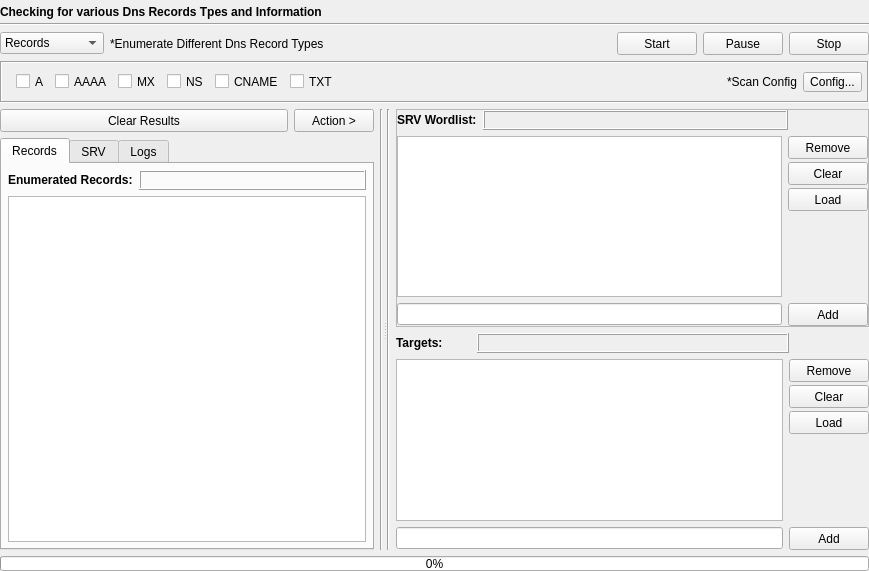
<?xml version="1.0" encoding="UTF-8"?>
<ui version="4.0">
 <class>Dns</class>
 <widget class="QWidget" name="Dns">
  <property name="geometry">
   <rect>
    <x>0</x>
    <y>0</y>
    <width>869</width>
    <height>571</height>
   </rect>
  </property>
  <property name="windowTitle">
   <string>Form</string>
  </property>
  <property name="styleSheet">
   <string notr="true"/>
  </property>
  <layout class="QVBoxLayout" name="verticalLayout_12">
   <property name="spacing">
    <number>6</number>
   </property>
   <property name="leftMargin">
    <number>0</number>
   </property>
   <property name="topMargin">
    <number>5</number>
   </property>
   <property name="rightMargin">
    <number>0</number>
   </property>
   <property name="bottomMargin">
    <number>0</number>
   </property>
   <item>
    <layout class="QVBoxLayout" name="verticalLayout_2">
     <property name="spacing">
      <number>4</number>
     </property>
     <item>
      <widget class="QLabel" name="label">
       <property name="sizePolicy">
        <sizepolicy hsizetype="Preferred" vsizetype="Maximum">
         <horstretch>0</horstretch>
         <verstretch>0</verstretch>
        </sizepolicy>
       </property>
       <property name="font">
        <font>
         <weight>75</weight>
         <bold>true</bold>
        </font>
       </property>
       <property name="text">
        <string>Checking for various Dns Records Tpes and Information</string>
       </property>
      </widget>
     </item>
     <item>
      <widget class="Line" name="line">
       <property name="orientation">
        <enum>Qt::Horizontal</enum>
       </property>
      </widget>
     </item>
    </layout>
   </item>
   <item>
    <layout class="QVBoxLayout" name="verticalLayout">
     <item>
      <layout class="QHBoxLayout" name="horizontalLayout_9">
       <item>
        <widget class="QComboBox" name="comboBox_option">
         <property name="sizePolicy">
          <sizepolicy hsizetype="Fixed" vsizetype="Fixed">
           <horstretch>0</horstretch>
           <verstretch>0</verstretch>
          </sizepolicy>
         </property>
         <property name="minimumSize">
          <size>
           <width>90</width>
           <height>22</height>
          </size>
         </property>
         <property name="styleSheet">
          <string notr="true"/>
         </property>
         <item>
          <property name="text">
           <string>Records</string>
          </property>
         </item>
         <item>
          <property name="text">
           <string>SRV Records</string>
          </property>
         </item>
        </widget>
       </item>
       <item>
        <widget class="QLabel" name="label_2">
         <property name="text">
          <string>*Enumerate Different Dns Record Types</string>
         </property>
        </widget>
       </item>
       <item>
        <spacer name="horizontalSpacer_2">
         <property name="orientation">
          <enum>Qt::Horizontal</enum>
         </property>
         <property name="sizeHint" stdset="0">
          <size>
           <width>40</width>
           <height>20</height>
          </size>
         </property>
        </spacer>
       </item>
       <item>
        <widget class="QPushButton" name="pushButton_start">
         <property name="sizePolicy">
          <sizepolicy hsizetype="Fixed" vsizetype="Fixed">
           <horstretch>0</horstretch>
           <verstretch>0</verstretch>
          </sizepolicy>
         </property>
         <property name="minimumSize">
          <size>
           <width>75</width>
           <height>23</height>
          </size>
         </property>
         <property name="styleSheet">
          <string notr="true"/>
         </property>
         <property name="text">
          <string>Start</string>
         </property>
        </widget>
       </item>
       <item>
        <widget class="QPushButton" name="pushButton_pause">
         <property name="sizePolicy">
          <sizepolicy hsizetype="Fixed" vsizetype="Fixed">
           <horstretch>0</horstretch>
           <verstretch>0</verstretch>
          </sizepolicy>
         </property>
         <property name="minimumSize">
          <size>
           <width>75</width>
           <height>23</height>
          </size>
         </property>
         <property name="styleSheet">
          <string notr="true"/>
         </property>
         <property name="text">
          <string>Pause</string>
         </property>
        </widget>
       </item>
       <item>
        <widget class="QPushButton" name="pushButton_stop">
         <property name="sizePolicy">
          <sizepolicy hsizetype="Fixed" vsizetype="Fixed">
           <horstretch>0</horstretch>
           <verstretch>0</verstretch>
          </sizepolicy>
         </property>
         <property name="minimumSize">
          <size>
           <width>75</width>
           <height>23</height>
          </size>
         </property>
         <property name="styleSheet">
          <string notr="true"/>
         </property>
         <property name="text">
          <string>Stop</string>
         </property>
        </widget>
       </item>
      </layout>
     </item>
    </layout>
   </item>
   <item>
    <layout class="QVBoxLayout" name="verticalLayout_4">
     <item>
      <widget class="QFrame" name="frame">
       <property name="sizePolicy">
        <sizepolicy hsizetype="Preferred" vsizetype="Maximum">
         <horstretch>0</horstretch>
         <verstretch>0</verstretch>
        </sizepolicy>
       </property>
       <property name="minimumSize">
        <size>
         <width>0</width>
         <height>42</height>
        </size>
       </property>
       <property name="maximumSize">
        <size>
         <width>16777215</width>
         <height>42</height>
        </size>
       </property>
       <property name="styleSheet">
        <string notr="true"/>
       </property>
       <property name="frameShape">
        <enum>QFrame::Box</enum>
       </property>
       <property name="frameShadow">
        <enum>QFrame::Sunken</enum>
       </property>
       <layout class="QHBoxLayout" name="horizontalLayout_5">
        <property name="leftMargin">
         <number>5</number>
        </property>
        <property name="rightMargin">
         <number>5</number>
        </property>
        <item>
         <widget class="QFrame" name="frame_records">
          <property name="sizePolicy">
           <sizepolicy hsizetype="Preferred" vsizetype="Maximum">
            <horstretch>0</horstretch>
            <verstretch>0</verstretch>
           </sizepolicy>
          </property>
          <property name="maximumSize">
           <size>
            <width>16777215</width>
            <height>27</height>
           </size>
          </property>
          <property name="frameShape">
           <enum>QFrame::NoFrame</enum>
          </property>
          <property name="frameShadow">
           <enum>QFrame::Sunken</enum>
          </property>
          <layout class="QHBoxLayout" name="horizontalLayout_4">
           <property name="topMargin">
            <number>1</number>
           </property>
           <property name="rightMargin">
            <number>5</number>
           </property>
           <property name="bottomMargin">
            <number>1</number>
           </property>
           <item>
            <widget class="QCheckBox" name="checkBox_A">
             <property name="maximumSize">
              <size>
               <width>16777215</width>
               <height>15</height>
              </size>
             </property>
             <property name="text">
              <string>A</string>
             </property>
            </widget>
           </item>
           <item>
            <widget class="QCheckBox" name="checkBox_AAAA">
             <property name="maximumSize">
              <size>
               <width>16777215</width>
               <height>15</height>
              </size>
             </property>
             <property name="text">
              <string>AAAA</string>
             </property>
            </widget>
           </item>
           <item>
            <widget class="QCheckBox" name="checkBox_MX">
             <property name="maximumSize">
              <size>
               <width>16777215</width>
               <height>15</height>
              </size>
             </property>
             <property name="font">
              <font>
               <weight>50</weight>
               <bold>false</bold>
              </font>
             </property>
             <property name="text">
              <string>MX</string>
             </property>
            </widget>
           </item>
           <item>
            <widget class="QCheckBox" name="checkBox_NS">
             <property name="maximumSize">
              <size>
               <width>16777215</width>
               <height>15</height>
              </size>
             </property>
             <property name="font">
              <font>
               <weight>50</weight>
               <bold>false</bold>
              </font>
             </property>
             <property name="text">
              <string>NS</string>
             </property>
            </widget>
           </item>
           <item>
            <widget class="QCheckBox" name="checkBox_CNAME">
             <property name="maximumSize">
              <size>
               <width>16777215</width>
               <height>15</height>
              </size>
             </property>
             <property name="font">
              <font>
               <weight>50</weight>
               <bold>false</bold>
              </font>
             </property>
             <property name="text">
              <string>CNAME</string>
             </property>
            </widget>
           </item>
           <item>
            <widget class="QCheckBox" name="checkBox_TXT">
             <property name="maximumSize">
              <size>
               <width>16777215</width>
               <height>15</height>
              </size>
             </property>
             <property name="font">
              <font>
               <weight>50</weight>
               <bold>false</bold>
              </font>
             </property>
             <property name="text">
              <string>TXT</string>
             </property>
            </widget>
           </item>
          </layout>
         </widget>
        </item>
        <item>
         <spacer name="horizontalSpacer">
          <property name="orientation">
           <enum>Qt::Horizontal</enum>
          </property>
          <property name="sizeHint" stdset="0">
           <size>
            <width>159</width>
            <height>13</height>
           </size>
          </property>
         </spacer>
        </item>
        <item>
         <widget class="QLabel" name="label_4">
          <property name="text">
           <string>*Scan Config</string>
          </property>
         </widget>
        </item>
        <item>
         <widget class="QToolButton" name="toolButton">
          <property name="styleSheet">
           <string notr="true"/>
          </property>
          <property name="text">
           <string>Config...</string>
          </property>
         </widget>
        </item>
       </layout>
      </widget>
     </item>
    </layout>
   </item>
   <item>
    <widget class="QSplitter" name="splitter">
     <property name="orientation">
      <enum>Qt::Horizontal</enum>
     </property>
     <widget class="QWidget" name="layoutWidget_3">
      <layout class="QHBoxLayout" name="horizontalLayout_8">
       <item>
        <layout class="QVBoxLayout" name="verticalLayout_9">
         <property name="spacing">
          <number>6</number>
         </property>
         <item>
          <layout class="QHBoxLayout" name="horizontalLayout_7">
           <item>
            <widget class="QPushButton" name="pushButton_clearResults">
             <property name="sizePolicy">
              <sizepolicy hsizetype="Preferred" vsizetype="Fixed">
               <horstretch>0</horstretch>
               <verstretch>0</verstretch>
              </sizepolicy>
             </property>
             <property name="minimumSize">
              <size>
               <width>0</width>
               <height>23</height>
              </size>
             </property>
             <property name="mouseTracking">
              <bool>false</bool>
             </property>
             <property name="focusPolicy">
              <enum>Qt::StrongFocus</enum>
             </property>
             <property name="styleSheet">
              <string notr="true"/>
             </property>
             <property name="text">
              <string>Clear Results</string>
             </property>
            </widget>
           </item>
           <item>
            <widget class="QPushButton" name="pushButton_action">
             <property name="sizePolicy">
              <sizepolicy hsizetype="Fixed" vsizetype="Fixed">
               <horstretch>0</horstretch>
               <verstretch>0</verstretch>
              </sizepolicy>
             </property>
             <property name="minimumSize">
              <size>
               <width>75</width>
               <height>23</height>
              </size>
             </property>
             <property name="font">
              <font>
               <weight>50</weight>
               <bold>false</bold>
              </font>
             </property>
             <property name="styleSheet">
              <string notr="true"/>
             </property>
             <property name="text">
              <string>Action &gt;</string>
             </property>
            </widget>
           </item>
          </layout>
         </item>
         <item>
          <widget class="QTabWidget" name="tabWidget_results">
           <property name="styleSheet">
            <string notr="true"/>
           </property>
           <property name="currentIndex">
            <number>0</number>
           </property>
           <widget class="QWidget" name="tab_results">
            <attribute name="title">
             <string>Records</string>
            </attribute>
            <layout class="QVBoxLayout" name="verticalLayout_7">
             <property name="leftMargin">
              <number>6</number>
             </property>
             <property name="topMargin">
              <number>6</number>
             </property>
             <property name="rightMargin">
              <number>6</number>
             </property>
             <property name="bottomMargin">
              <number>6</number>
             </property>
             <item>
              <layout class="QHBoxLayout" name="horizontalLayout_6">
               <item>
                <widget class="QLabel" name="label_5">
                 <property name="sizePolicy">
                  <sizepolicy hsizetype="Maximum" vsizetype="Maximum">
                   <horstretch>0</horstretch>
                   <verstretch>0</verstretch>
                  </sizepolicy>
                 </property>
                 <property name="font">
                  <font>
                   <weight>75</weight>
                   <bold>true</bold>
                  </font>
                 </property>
                 <property name="text">
                  <string>Enumerated Records:</string>
                 </property>
                </widget>
               </item>
               <item>
                <widget class="QLabel" name="label_resultsCount">
                 <property name="sizePolicy">
                  <sizepolicy hsizetype="Preferred" vsizetype="Fixed">
                   <horstretch>0</horstretch>
                   <verstretch>0</verstretch>
                  </sizepolicy>
                 </property>
                 <property name="minimumSize">
                  <size>
                   <width>0</width>
                   <height>20</height>
                  </size>
                 </property>
                 <property name="maximumSize">
                  <size>
                   <width>16777215</width>
                   <height>20</height>
                  </size>
                 </property>
                 <property name="styleSheet">
                  <string notr="true"/>
                 </property>
                 <property name="frameShape">
                  <enum>QFrame::Box</enum>
                 </property>
                 <property name="frameShadow">
                  <enum>QFrame::Raised</enum>
                 </property>
                 <property name="text">
                  <string/>
                 </property>
                </widget>
               </item>
              </layout>
             </item>
             <item>
              <widget class="QTreeView" name="treeView_results">
               <property name="contextMenuPolicy">
                <enum>Qt::CustomContextMenu</enum>
               </property>
               <property name="styleSheet">
                <string notr="true"/>
               </property>
               <property name="editTriggers">
                <set>QAbstractItemView::NoEditTriggers</set>
               </property>
               <property name="showDropIndicator" stdset="0">
                <bool>false</bool>
               </property>
               <property name="selectionMode">
                <enum>QAbstractItemView::ExtendedSelection</enum>
               </property>
               <property name="selectionBehavior">
                <enum>QAbstractItemView::SelectItems</enum>
               </property>
               <property name="verticalScrollMode">
                <enum>QAbstractItemView::ScrollPerPixel</enum>
               </property>
               <property name="indentation">
                <number>15</number>
               </property>
               <property name="uniformRowHeights">
                <bool>true</bool>
               </property>
               <attribute name="headerVisible">
                <bool>false</bool>
               </attribute>
              </widget>
             </item>
            </layout>
           </widget>
           <widget class="QWidget" name="tab_srv">
            <attribute name="title">
             <string>SRV</string>
            </attribute>
            <layout class="QVBoxLayout" name="verticalLayout_13">
             <property name="leftMargin">
              <number>6</number>
             </property>
             <property name="topMargin">
              <number>6</number>
             </property>
             <property name="rightMargin">
              <number>6</number>
             </property>
             <property name="bottomMargin">
              <number>6</number>
             </property>
             <item>
              <layout class="QHBoxLayout" name="horizontalLayout_14">
               <item>
                <widget class="QLabel" name="label_7">
                 <property name="sizePolicy">
                  <sizepolicy hsizetype="Maximum" vsizetype="Preferred">
                   <horstretch>0</horstretch>
                   <verstretch>0</verstretch>
                  </sizepolicy>
                 </property>
                 <property name="font">
                  <font>
                   <weight>75</weight>
                   <bold>true</bold>
                  </font>
                 </property>
                 <property name="text">
                  <string>SRV Records:</string>
                 </property>
                </widget>
               </item>
               <item>
                <widget class="QLabel" name="label_srvResultsCount">
                 <property name="minimumSize">
                  <size>
                   <width>0</width>
                   <height>20</height>
                  </size>
                 </property>
                 <property name="styleSheet">
                  <string notr="true"/>
                 </property>
                 <property name="frameShape">
                  <enum>QFrame::Box</enum>
                 </property>
                 <property name="frameShadow">
                  <enum>QFrame::Raised</enum>
                 </property>
                 <property name="text">
                  <string/>
                 </property>
                </widget>
               </item>
              </layout>
             </item>
             <item>
              <widget class="QTableView" name="tableView_srv">
               <property name="font">
                <font>
                 <family>MS Shell Dlg 2</family>
                 <pointsize>8</pointsize>
                </font>
               </property>
               <property name="styleSheet">
                <string notr="true"/>
               </property>
               <property name="editTriggers">
                <set>QAbstractItemView::NoEditTriggers</set>
               </property>
               <property name="showDropIndicator" stdset="0">
                <bool>false</bool>
               </property>
               <property name="dragDropOverwriteMode">
                <bool>false</bool>
               </property>
               <property name="verticalScrollMode">
                <enum>QAbstractItemView::ScrollPerPixel</enum>
               </property>
               <property name="horizontalScrollMode">
                <enum>QAbstractItemView::ScrollPerPixel</enum>
               </property>
               <property name="showGrid">
                <bool>false</bool>
               </property>
               <property name="sortingEnabled">
                <bool>true</bool>
               </property>
               <property name="cornerButtonEnabled">
                <bool>false</bool>
               </property>
               <attribute name="horizontalHeaderCascadingSectionResizes">
                <bool>true</bool>
               </attribute>
               <attribute name="horizontalHeaderMinimumSectionSize">
                <number>180</number>
               </attribute>
               <attribute name="horizontalHeaderDefaultSectionSize">
                <number>180</number>
               </attribute>
               <attribute name="horizontalHeaderShowSortIndicator" stdset="0">
                <bool>true</bool>
               </attribute>
               <attribute name="horizontalHeaderStretchLastSection">
                <bool>true</bool>
               </attribute>
               <attribute name="verticalHeaderVisible">
                <bool>false</bool>
               </attribute>
               <attribute name="verticalHeaderMinimumSectionSize">
                <number>15</number>
               </attribute>
               <attribute name="verticalHeaderDefaultSectionSize">
                <number>15</number>
               </attribute>
               <attribute name="verticalHeaderHighlightSections">
                <bool>false</bool>
               </attribute>
              </widget>
             </item>
            </layout>
           </widget>
           <widget class="QWidget" name="tab_logs">
            <attribute name="title">
             <string>Logs</string>
            </attribute>
            <layout class="QVBoxLayout" name="verticalLayout_8">
             <property name="leftMargin">
              <number>0</number>
             </property>
             <property name="topMargin">
              <number>0</number>
             </property>
             <property name="rightMargin">
              <number>0</number>
             </property>
             <property name="bottomMargin">
              <number>0</number>
             </property>
             <item>
              <widget class="QListWidget" name="listWidget_logs">
               <property name="font">
                <font>
                 <family>MS Shell Dlg 2</family>
                 <pointsize>8</pointsize>
                </font>
               </property>
               <property name="styleSheet">
                <string notr="true"/>
               </property>
              </widget>
             </item>
            </layout>
           </widget>
          </widget>
         </item>
        </layout>
       </item>
       <item>
        <widget class="Line" name="line_5">
         <property name="styleSheet">
          <string notr="true"/>
         </property>
         <property name="orientation">
          <enum>Qt::Vertical</enum>
         </property>
        </widget>
       </item>
      </layout>
     </widget>
     <widget class="QWidget" name="layoutWidget">
      <layout class="QHBoxLayout" name="horizontalLayout_13">
       <item>
        <widget class="Line" name="line_3">
         <property name="styleSheet">
          <string notr="true"/>
         </property>
         <property name="orientation">
          <enum>Qt::Vertical</enum>
         </property>
        </widget>
       </item>
       <item>
        <layout class="QVBoxLayout" name="verticalLayout_11">
         <item>
          <widget class="QFrame" name="frame_srvWordlist">
           <property name="styleSheet">
            <string notr="true"/>
           </property>
           <property name="frameShape">
            <enum>QFrame::StyledPanel</enum>
           </property>
           <property name="frameShadow">
            <enum>QFrame::Raised</enum>
           </property>
           <layout class="QVBoxLayout" name="verticalLayout_10">
            <property name="spacing">
             <number>6</number>
            </property>
            <property name="leftMargin">
             <number>0</number>
            </property>
            <property name="topMargin">
             <number>0</number>
            </property>
            <property name="rightMargin">
             <number>0</number>
            </property>
            <property name="bottomMargin">
             <number>0</number>
            </property>
            <item>
             <layout class="QHBoxLayout" name="horizontalLayout_11">
              <item>
               <widget class="QLabel" name="label_3">
                <property name="sizePolicy">
                 <sizepolicy hsizetype="Maximum" vsizetype="Preferred">
                  <horstretch>0</horstretch>
                  <verstretch>0</verstretch>
                 </sizepolicy>
                </property>
                <property name="font">
                 <font>
                  <weight>75</weight>
                  <bold>true</bold>
                 </font>
                </property>
                <property name="text">
                 <string>SRV Wordlist:</string>
                </property>
               </widget>
              </item>
              <item>
               <widget class="QLabel" name="label_srvWordlistCount">
                <property name="sizePolicy">
                 <sizepolicy hsizetype="Preferred" vsizetype="Preferred">
                  <horstretch>0</horstretch>
                  <verstretch>0</verstretch>
                 </sizepolicy>
                </property>
                <property name="minimumSize">
                 <size>
                  <width>0</width>
                  <height>0</height>
                 </size>
                </property>
                <property name="styleSheet">
                 <string notr="true"/>
                </property>
                <property name="frameShape">
                 <enum>QFrame::Box</enum>
                </property>
                <property name="frameShadow">
                 <enum>QFrame::Raised</enum>
                </property>
                <property name="text">
                 <string/>
                </property>
               </widget>
              </item>
              <item>
               <spacer name="horizontalSpacer_4">
                <property name="orientation">
                 <enum>Qt::Horizontal</enum>
                </property>
                <property name="sizeType">
                 <enum>QSizePolicy::Fixed</enum>
                </property>
                <property name="sizeHint" stdset="0">
                 <size>
                  <width>80</width>
                  <height>20</height>
                 </size>
                </property>
               </spacer>
              </item>
             </layout>
            </item>
            <item>
             <layout class="QHBoxLayout" name="horizontalLayout_12">
              <item>
               <widget class="QListWidget" name="listWidget_srvWordlist">
                <property name="styleSheet">
                 <string notr="true"/>
                </property>
                <property name="editTriggers">
                 <set>QAbstractItemView::DoubleClicked</set>
                </property>
                <property name="showDropIndicator" stdset="0">
                 <bool>false</bool>
                </property>
                <property name="selectionMode">
                 <enum>QAbstractItemView::ExtendedSelection</enum>
                </property>
                <property name="verticalScrollMode">
                 <enum>QAbstractItemView::ScrollPerPixel</enum>
                </property>
                <property name="horizontalScrollMode">
                 <enum>QAbstractItemView::ScrollPerPixel</enum>
                </property>
               </widget>
              </item>
              <item>
               <layout class="QVBoxLayout" name="verticalLayout_6">
                <property name="spacing">
                 <number>3</number>
                </property>
                <item>
                 <widget class="QPushButton" name="pushButton_removeSrvWordlist">
                  <property name="sizePolicy">
                   <sizepolicy hsizetype="Fixed" vsizetype="Fixed">
                    <horstretch>0</horstretch>
                    <verstretch>0</verstretch>
                   </sizepolicy>
                  </property>
                  <property name="minimumSize">
                   <size>
                    <width>75</width>
                    <height>23</height>
                   </size>
                  </property>
                  <property name="styleSheet">
                   <string notr="true"/>
                  </property>
                  <property name="text">
                   <string>Remove</string>
                  </property>
                 </widget>
                </item>
                <item>
                 <widget class="QPushButton" name="pushButton_clearSrvWordlist">
                  <property name="sizePolicy">
                   <sizepolicy hsizetype="Fixed" vsizetype="Fixed">
                    <horstretch>0</horstretch>
                    <verstretch>0</verstretch>
                   </sizepolicy>
                  </property>
                  <property name="minimumSize">
                   <size>
                    <width>75</width>
                    <height>23</height>
                   </size>
                  </property>
                  <property name="styleSheet">
                   <string notr="true"/>
                  </property>
                  <property name="text">
                   <string>Clear</string>
                  </property>
                 </widget>
                </item>
                <item>
                 <widget class="QPushButton" name="pushButton_loadSrvWordlist">
                  <property name="sizePolicy">
                   <sizepolicy hsizetype="Fixed" vsizetype="Fixed">
                    <horstretch>0</horstretch>
                    <verstretch>0</verstretch>
                   </sizepolicy>
                  </property>
                  <property name="minimumSize">
                   <size>
                    <width>75</width>
                    <height>23</height>
                   </size>
                  </property>
                  <property name="styleSheet">
                   <string notr="true"/>
                  </property>
                  <property name="text">
                   <string>Load</string>
                  </property>
                 </widget>
                </item>
                <item>
                 <spacer name="verticalSpacer">
                  <property name="orientation">
                   <enum>Qt::Vertical</enum>
                  </property>
                  <property name="sizeHint" stdset="0">
                   <size>
                    <width>20</width>
                    <height>40</height>
                   </size>
                  </property>
                 </spacer>
                </item>
               </layout>
              </item>
             </layout>
            </item>
            <item>
             <layout class="QHBoxLayout" name="horizontalLayout_10">
              <item>
               <widget class="QLineEdit" name="lineEdit_srvWordlist">
                <property name="styleSheet">
                 <string notr="true"/>
                </property>
               </widget>
              </item>
              <item>
               <widget class="QPushButton" name="pushButton_addSrvWordlist">
                <property name="sizePolicy">
                 <sizepolicy hsizetype="Fixed" vsizetype="Fixed">
                  <horstretch>0</horstretch>
                  <verstretch>0</verstretch>
                 </sizepolicy>
                </property>
                <property name="minimumSize">
                 <size>
                  <width>75</width>
                  <height>23</height>
                 </size>
                </property>
                <property name="styleSheet">
                 <string notr="true"/>
                </property>
                <property name="text">
                 <string>Add</string>
                </property>
               </widget>
              </item>
             </layout>
            </item>
           </layout>
          </widget>
         </item>
         <item>
          <widget class="QFrame" name="frame_targets">
           <property name="styleSheet">
            <string notr="true"/>
           </property>
           <layout class="QVBoxLayout" name="verticalLayout_5">
            <property name="spacing">
             <number>6</number>
            </property>
            <property name="leftMargin">
             <number>0</number>
            </property>
            <property name="topMargin">
             <number>0</number>
            </property>
            <property name="rightMargin">
             <number>0</number>
            </property>
            <property name="bottomMargin">
             <number>0</number>
            </property>
            <item>
             <layout class="QHBoxLayout" name="horizontalLayout">
              <item>
               <widget class="QLabel" name="label_6">
                <property name="sizePolicy">
                 <sizepolicy hsizetype="Maximum" vsizetype="Preferred">
                  <horstretch>0</horstretch>
                  <verstretch>0</verstretch>
                 </sizepolicy>
                </property>
                <property name="minimumSize">
                 <size>
                  <width>75</width>
                  <height>0</height>
                 </size>
                </property>
                <property name="font">
                 <font>
                  <weight>75</weight>
                  <bold>true</bold>
                 </font>
                </property>
                <property name="text">
                 <string>Targets: </string>
                </property>
               </widget>
              </item>
              <item>
               <widget class="QLabel" name="label_targetsCount">
                <property name="sizePolicy">
                 <sizepolicy hsizetype="Preferred" vsizetype="Maximum">
                  <horstretch>0</horstretch>
                  <verstretch>0</verstretch>
                 </sizepolicy>
                </property>
                <property name="minimumSize">
                 <size>
                  <width>0</width>
                  <height>20</height>
                 </size>
                </property>
                <property name="maximumSize">
                 <size>
                  <width>16777215</width>
                  <height>20</height>
                 </size>
                </property>
                <property name="font">
                 <font>
                  <weight>75</weight>
                  <bold>true</bold>
                 </font>
                </property>
                <property name="styleSheet">
                 <string notr="true"/>
                </property>
                <property name="frameShape">
                 <enum>QFrame::Box</enum>
                </property>
                <property name="frameShadow">
                 <enum>QFrame::Raised</enum>
                </property>
                <property name="text">
                 <string/>
                </property>
               </widget>
              </item>
              <item>
               <spacer name="horizontalSpacer_3">
                <property name="orientation">
                 <enum>Qt::Horizontal</enum>
                </property>
                <property name="sizeType">
                 <enum>QSizePolicy::Fixed</enum>
                </property>
                <property name="sizeHint" stdset="0">
                 <size>
                  <width>80</width>
                  <height>20</height>
                 </size>
                </property>
               </spacer>
              </item>
             </layout>
            </item>
            <item>
             <layout class="QHBoxLayout" name="horizontalLayout_3">
              <item>
               <widget class="QListWidget" name="listWidget_targets">
                <property name="font">
                 <font>
                  <family>MS Shell Dlg 2</family>
                  <pointsize>8</pointsize>
                 </font>
                </property>
                <property name="styleSheet">
                 <string notr="true"/>
                </property>
                <property name="editTriggers">
                 <set>QAbstractItemView::DoubleClicked</set>
                </property>
                <property name="selectionMode">
                 <enum>QAbstractItemView::ExtendedSelection</enum>
                </property>
                <property name="verticalScrollMode">
                 <enum>QAbstractItemView::ScrollPerPixel</enum>
                </property>
                <property name="horizontalScrollMode">
                 <enum>QAbstractItemView::ScrollPerPixel</enum>
                </property>
                <property name="selectionRectVisible">
                 <bool>true</bool>
                </property>
                <property name="sortingEnabled">
                 <bool>false</bool>
                </property>
               </widget>
              </item>
              <item>
               <layout class="QVBoxLayout" name="verticalLayout_3">
                <property name="spacing">
                 <number>3</number>
                </property>
                <item>
                 <widget class="QPushButton" name="pushButton_removeTargets">
                  <property name="sizePolicy">
                   <sizepolicy hsizetype="Fixed" vsizetype="Fixed">
                    <horstretch>0</horstretch>
                    <verstretch>0</verstretch>
                   </sizepolicy>
                  </property>
                  <property name="minimumSize">
                   <size>
                    <width>75</width>
                    <height>23</height>
                   </size>
                  </property>
                  <property name="styleSheet">
                   <string notr="true"/>
                  </property>
                  <property name="text">
                   <string>Remove</string>
                  </property>
                 </widget>
                </item>
                <item>
                 <widget class="QPushButton" name="pushButton_clearTargets">
                  <property name="sizePolicy">
                   <sizepolicy hsizetype="Fixed" vsizetype="Fixed">
                    <horstretch>0</horstretch>
                    <verstretch>0</verstretch>
                   </sizepolicy>
                  </property>
                  <property name="minimumSize">
                   <size>
                    <width>75</width>
                    <height>23</height>
                   </size>
                  </property>
                  <property name="styleSheet">
                   <string notr="true"/>
                  </property>
                  <property name="text">
                   <string>Clear</string>
                  </property>
                 </widget>
                </item>
                <item>
                 <widget class="QPushButton" name="pushButton_loadTargets">
                  <property name="sizePolicy">
                   <sizepolicy hsizetype="Fixed" vsizetype="Fixed">
                    <horstretch>0</horstretch>
                    <verstretch>0</verstretch>
                   </sizepolicy>
                  </property>
                  <property name="minimumSize">
                   <size>
                    <width>75</width>
                    <height>23</height>
                   </size>
                  </property>
                  <property name="styleSheet">
                   <string notr="true"/>
                  </property>
                  <property name="text">
                   <string>Load</string>
                  </property>
                 </widget>
                </item>
                <item>
                 <spacer name="verticalSpacer_3">
                  <property name="orientation">
                   <enum>Qt::Vertical</enum>
                  </property>
                  <property name="sizeHint" stdset="0">
                   <size>
                    <width>20</width>
                    <height>40</height>
                   </size>
                  </property>
                 </spacer>
                </item>
               </layout>
              </item>
             </layout>
            </item>
            <item>
             <layout class="QHBoxLayout" name="horizontalLayout_2">
              <item>
               <widget class="QLineEdit" name="lineEdit_targets">
                <property name="styleSheet">
                 <string notr="true"/>
                </property>
               </widget>
              </item>
              <item>
               <widget class="QPushButton" name="pushButton_addTargets">
                <property name="sizePolicy">
                 <sizepolicy hsizetype="Fixed" vsizetype="Fixed">
                  <horstretch>0</horstretch>
                  <verstretch>0</verstretch>
                 </sizepolicy>
                </property>
                <property name="minimumSize">
                 <size>
                  <width>75</width>
                  <height>23</height>
                 </size>
                </property>
                <property name="styleSheet">
                 <string notr="true"/>
                </property>
                <property name="text">
                 <string>Add</string>
                </property>
               </widget>
              </item>
             </layout>
            </item>
           </layout>
          </widget>
         </item>
        </layout>
       </item>
      </layout>
     </widget>
    </widget>
   </item>
   <item>
    <widget class="QProgressBar" name="progressBar">
     <property name="minimumSize">
      <size>
       <width>0</width>
       <height>15</height>
      </size>
     </property>
     <property name="maximumSize">
      <size>
       <width>16777215</width>
       <height>15</height>
      </size>
     </property>
     <property name="styleSheet">
      <string notr="true"/>
     </property>
     <property name="value">
      <number>0</number>
     </property>
    </widget>
   </item>
  </layout>
 </widget>
 <resources/>
 <connections/>
</ui>
